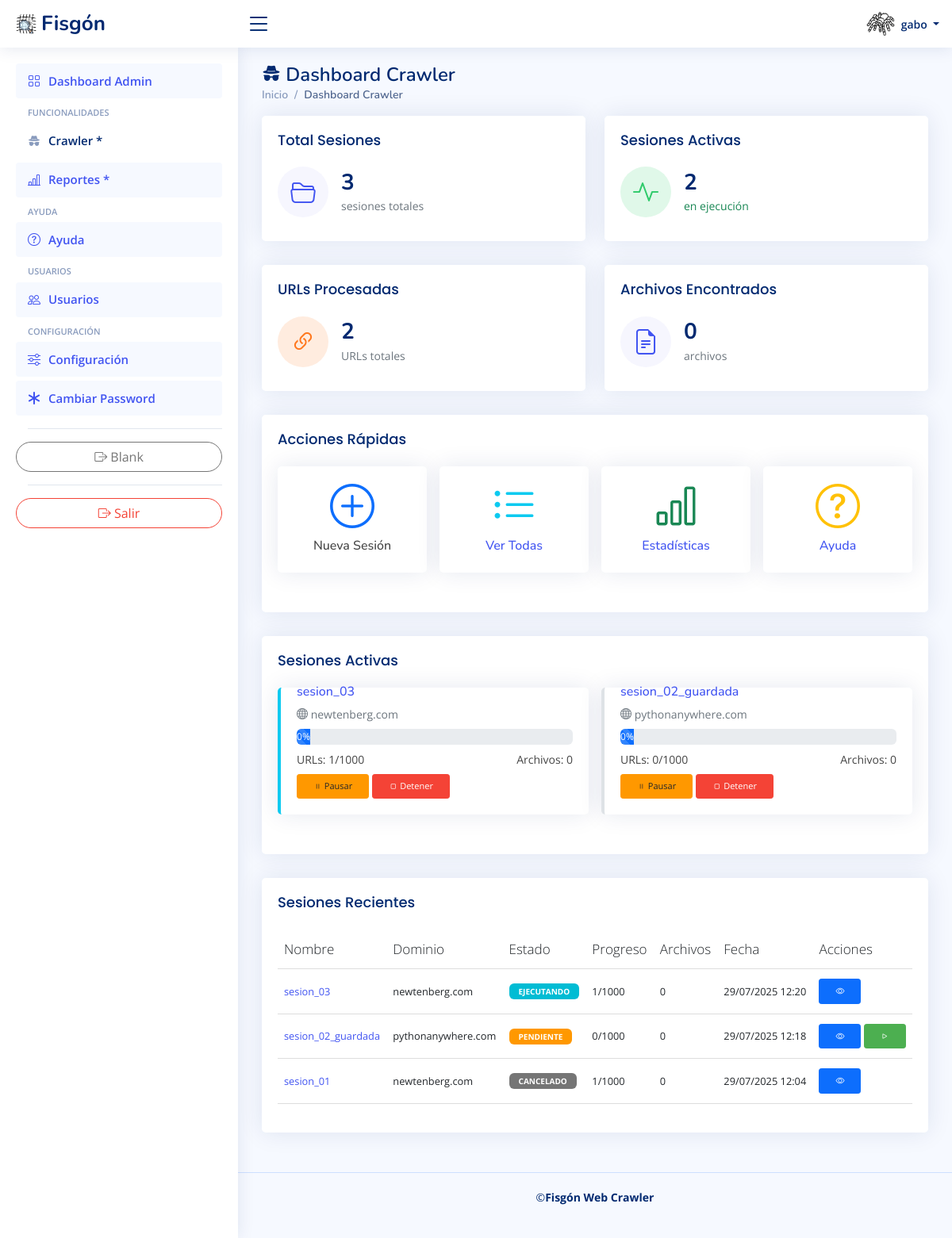
Page /crawler/ (signed in) on the earlier database version.
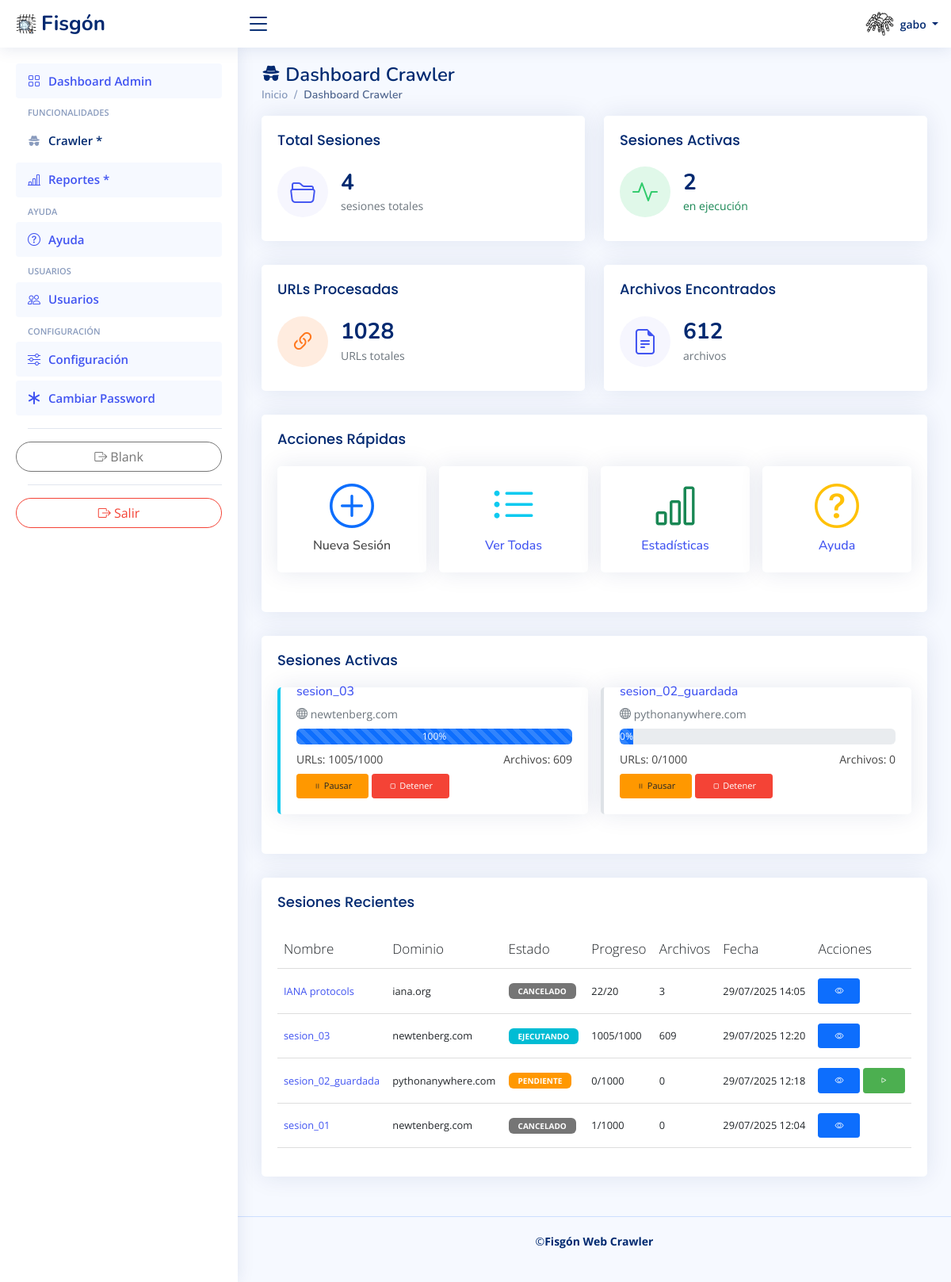
Same page on the later database version.
### crawler/models.py (models this page shows, shortened)
class CrawlSession(models.Model):
    STATUS_CHOICES = [
        ('pending', 'Pendiente'),
        ('running', 'Ejecutándose'),
        ('paused', 'Pausado'),
        ('completed', 'Completado'),
        ('failed', 'Fallido'),
        ('cancelled', 'Cancelado'),
    ]
    PRIORITY_CHOICES = [
        (1, 'Muy Alta'),
        (2, 'Alta'),
        (3, 'Normal'),
        (4, 'Baja'),
        (5, 'Muy Baja'),
    ]
    name = models.CharField(max_length=255, help_text="Nombre descriptivo para esta sesión")
    user = models.ForeignKey(User, on_delete=models.CASCADE, related_name='crawl_sessions')
    target_domain = models.CharField(max_length=255, help_text="Dominio objetivo (ej: example.com)")
    target_url = models.URLField(help_text="URL inicial para comenzar el crawling")
    max_depth = models.IntegerField(default=3, help_text="Profundidad máxima de crawling")
    rate_limit = models.FloatField(default=1.0, help_text="Requests por segundo")
    max_pages = models.IntegerField(default=1000, help_text="Máximo número de páginas a crawlear")
    max_file_size = models.IntegerField(default=52428800, help_text="Tamaño máximo de archivo en bytes (50MB)")
    file_types = models.JSONField(
        default=list,
        help_text="Lista de extensiones de archivo a buscar",
        blank=True
    )
    respect_robots_txt = models.BooleanField(default=True, help_text="Respetar robots.txt")
    follow_redirects = models.BooleanField(default=True, help_text="Seguir redirecciones")
    extract_metadata = models.BooleanField(default=True, help_text="Extraer metadatos de archivos encontrados")
    status = models.CharField(max_length=20, choices=STATUS_CHOICES, default='pending')
    priority = models.IntegerField(choices=PRIORITY_CHOICES, default=3)
    created_at = models.DateTimeField(auto_now_add=True)
    started_at = models.DateTimeField(null=True, blank=True)
    completed_at = models.DateTimeField(null=True, blank=True)
    updated_at = models.DateTimeField(auto_now=True)
    total_urls_discovered = models.IntegerField(default=0)
    total_urls_processed = models.IntegerField(default=0)
    total_files_found = models.IntegerField(default=0)
    total_errors = models.IntegerField(default=0)
    advanced_config = models.JSONField(
        default=dict,
        blank=True,
        help_text="Configuración avanzada adicional"
    )
    class Meta:
        verbose_name = 'Sesión de Crawling'
        verbose_name_plural = 'Sesiones de Crawling'
        ordering = ['-created_at']
    @property
    def progress_percentage(self):
        if self.max_pages == 0:
            return 0
        return min(100, (self.total_urls_processed / self.max_pages) * 100)

### panel/decorators.py (the view)
        def wrapper_func(request, *args, **kwargs):
            group = None
            if request.user.groups.exists():
                group = request.user.groups.all()[0].name
            if group in allowed_roles:
                return view_func(request, *args, **kwargs)
            else:
                return render(request, 'login/404.html')

### panel/utils.py (called while the page is built)
def info_header_user(request, *args, **kwargs):
    return request.user

### crawler/templates/crawler/dashboard_crawler.html (shortened to what the changed rows need)
{% extends "panel/base_admin.html" %}
{% load static %}
{% block content %}
<main id="main" class="main">
    <div class="pagetitle">
        <h1><i class="{{ icon }}"></i> {{ page }}</h1>
    </div>
    <section class="section dashboard">
        <div class="row">
            <div class="col-xxl-3 col-md-6">
                <div class="card info-card sales-card">
                    <div class="card-body">
                        <div class="d-flex align-items-center">
                            <div class="ps-3">
                                <h6>{{ stats.total_sessions }}</h6>
                                <span class="text-muted small pt-2">sesiones totales</span>
                            </div>
                        </div>
                    </div>
                </div>
            </div>
            <div class="col-xxl-3 col-md-6">
                <div class="card info-card customers-card">
                    <div class="card-body">
                        <div class="d-flex align-items-center">
                            <div class="ps-3">
                                <h6>{{ stats.total_urls_processed }}</h6>
                                <span class="text-muted small pt-2">URLs totales</span>
                            </div>
                        </div>
                    </div>
                </div>
            </div>
            <div class="col-xxl-3 col-md-6">
                <div class="card info-card sales-card">
                    <div class="card-body">
                        <div class="d-flex align-items-center">
                            <div class="ps-3">
                                <h6>{{ stats.total_files_found }}</h6>
                                <span class="text-muted small pt-2">archivos</span>
                            </div>
                        </div>
                    </div>
                </div>
            </div>
        </div>
        {% if active_sessions %}
        <div class="row">
            <div class="col-12">
                <div class="card">
                    <div class="card-body">
                        <div class="row g-3">
                            {% for session in active_sessions %}
                            <div class="col-md-6">
                                <div class="card session-card session-{{ session.status }}">
                                    <div class="card-body">
                                        <h6 class="card-subtitle mb-2">
                                            <a href="{% url 'crawler:session_detail' session.pk %}">
                                                {{ session.name }}
                                            </a>
                                        </h6>
                                        <p class="text-muted small mb-2">
                                            <i class="bi bi-globe"></i> {{ session.target_domain }}
                                        </p>
                                        <div class="progress mb-2" style="height: 20px;">
                                            <div class="progress-bar progress-bar-striped progress-bar-animated"
                                                 role="progressbar"
                                                 style="width: {{ session.progress_percentage }}%"
                                                 aria-valuenow="{{ session.progress_percentage }}"
                                                 aria-valuemin="0"
                                                 aria-valuemax="100">
                                                {{ session.progress_percentage|floatformat:0 }}%
                                            </div>
                                        </div>
                                        <div class="d-flex justify-content-between small">
                                            <span>URLs: {{ session.total_urls_processed }}/{{ session.max_pages }}</span>
                                            <span>Archivos: {{ session.total_files_found }}</span>
                                        </div>
                                        <div class="mt-2">
                                            <button class="btn btn-sm btn-warning"
                                                    onclick="pauseSession({{ session.pk }})">
                                                <i class="bi bi-pause"></i> Pausar
                                            </button>
                                            <button class="btn btn-sm btn-danger"
                                                    onclick="stopSession({{ session.pk }})">
                                                <i class="bi bi-stop"></i> Detener
                                            </button>
                                        </div>
                                    </div>
                                </div>
                            </div>
                            {% endfor %}
                        </div>
                    </div>
                </div>
            </div>
        </div>
        {% endif %}
        <div class="row">
            <div class="col-12">
                <div class="card">
                    <div class="card-body">
                        {% if recent_sessions %}
                        <div class="table-responsive">
                            <table class="table table-hover">
                                <thead>
                                    <tr>
                                        <th>Nombre</th>
                                        <th>Dominio</th>
                                        <th>Estado</th>
                                        <th>Progreso</th>
                                        <th>Archivos</th>
                                        <th>Fecha</th>
                                        <th>Acciones</th>
                                    </tr>
                                </thead>
                                <tbody>
                                    {% for session in recent_sessions %}
                                    <tr>
                                        <td>
                                            <a href="{% url 'crawler:session_detail' session.pk %}">
                                                {{ session.name|truncatechars:30 }}
                                            </a>
                                        </td>
                                        <td>{{ session.target_domain }}</td>
                                        <td>
                                            {% if session.status == 'completed' %}
                                                <span class="badge bg-success">Completado</span>
                                            {% elif session.status == 'running' %}
                                                <span class="badge bg-info">Ejecutando</span>
                                            {% elif session.status == 'failed' %}
                                                <span class="badge bg-danger">Fallido</span>
                                            {% elif session.status == 'pending' %}
                                                <span class="badge bg-warning">Pendiente</span>
                                            {% else %}
                                                <span class="badge bg-secondary">{{ session.get_status_display }}</span>
                                            {% endif %}
                                        </td>
                                        <td>{{ session.total_urls_processed }}/{{ session.max_pages }}</td>
                                        <td>{{ session.total_files_found }}</td>
                                        <td>{{ session.created_at|date:"d/m/Y H:i" }}</td>
                                        <td>
                                            <a href="{% url 'crawler:session_detail' session.pk %}"
                                               class="btn btn-sm btn-primary">
                                                <i class="bi bi-eye"></i>
                                            </a>
                                            {% if session.status == 'pending' %}
                                            <button class="btn btn-sm btn-success"
                                                    onclick="startSession({{ session.pk }})">
                                                <i class="bi bi-play"></i>
                                            </button>
                                            {% endif %}
                                        </td>
                                    </tr>
                                    {% endfor %}
                                </tbody>
                            </table>
                        </div>
                        {% else %}
                        <p class="text-muted text-center">No hay sesiones recientes.</p>
                        {% endif %}
                    </div>
                </div>
            </div>
        </div>
    </section>
</main>
{% endblock content %}

Differences in the rows shown:
changed CrawlSession "sesion_03": progress_percentage "0" → "100"; total_urls_processed "1" → "1005"; total_files_found "0" → "609"
added CrawlSession: name "IANA protocols", target_domain "iana.org", status "CANCELADO", total_urls_processed "22", max_pages "20", total_files_found "3", created_at "29/07/2025 14:05", shown under "Sesiones Recientes"
Other differences:
{{ stats.total_sessions }}: "3" → "4"
{{ stats.total_urls_processed }}: "2" → "1028"
{{ stats.total_files_found }}: "0" → "612"
